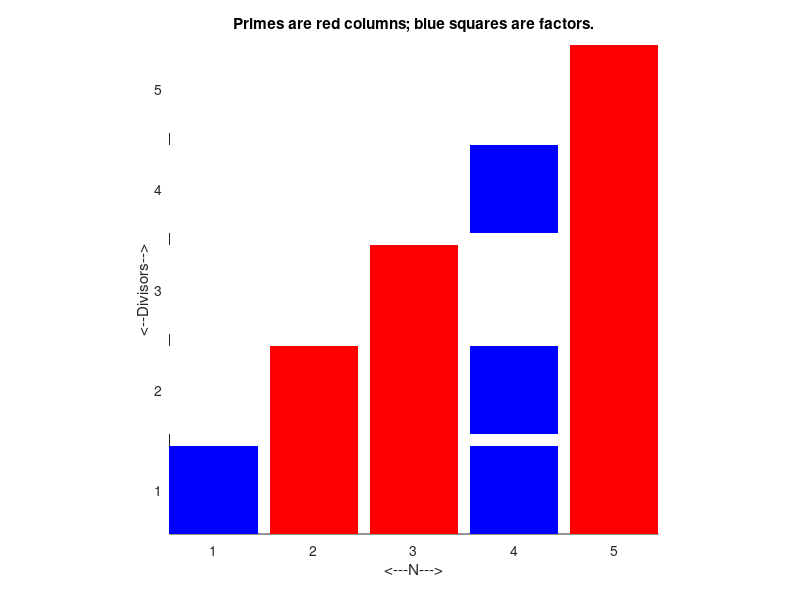

This figure's MATLAB source:
function prime_plot ( n_max )

%*****************************************************************************80
%
%% prime_plot() makes a box plot of primes.
%
%  Usage:
%
%    prime_plot ( n_max )
%
%  Licensing:
%
%    This code is distributed under the MIT license.
%
%  Modified:
%
%    02 June 2012
%
%  Author:
%
%    John Burkardt
%
%  Input:
%
%    integer N_MAX, the maximum number to be considered.
%
  fprintf ( 1, '\n' );
  fprintf ( 1, 'prime_plot():\n' );
  fprintf ( 1, '  Display primes and composite numbers.\n' );
  fprintf ( 1, '  If N is composite, Box (N,D) is blue if N is divisible by D.\n' );
  fprintf ( 1, '  If N is prime, Column (N,:) is red.\n' );
%
%  First argument is N_MAX.
%
  if ( nargin < 1 )
    fprintf ( 1, '\n' );
    n_max = input ( '  Enter N, the maximum number to check: ' );
  end

  clf ( );
%
%  Every box starts out WHITE.
%
  for n = 1 : n_max

    for d = 1 : n_max

      x1 = n - 0.44;
      x2 = n + 0.44;
      y1 = d - 0.44;
      y2 = d + 0.44;

      patch ( [ x1, x2, x2, x1 ], [ y1, y1, y2, y2 ], 'w', 'EdgeColor', 'none' );

    end
    
  end
%
%  By convention, 1 is NOT a prime!
%
  n = 1;
  d = 1;

  x1 = n - 0.44;
  x2 = n + 0.44;
  y1 = d - 0.44;
  y2 = d + 0.44;
  patch ( [ x1, x2, x2, x1 ], [ y1, y1, y2, y2 ], 'b', 'EdgeColor', 'none' );

  for n = 2 : n_max

    prime = 1;

    d = 1;

    for d = 2 : min ( n_max, n - 1 )

      if ( mod ( n, d ) == 0 )
        x1 = n - 0.44;
        x2 = n + 0.44;
        y1 = d - 0.44;
        y2 = d + 0.44;
        patch ( [ x1, x2, x2, x1 ], [ y1, y1, y2, y2 ], 'b', 'EdgeColor', 'none' );
        prime = 0;
      end

    end

    d = n;

    if ( prime )
      x1 = n - 0.44;
      x2 = n + 0.44;
      y1 = 1 - 0.44;
      y2 = d + 0.44;
      patch ( [ x1, x2, x2, x1 ], [ y1, y1, y2, y2 ], 'r', 'EdgeColor', 'none' );  
    else
      x1 = n - 0.44;
      x2 = n + 0.44;
      y1 = d - 0.44;
      y2 = d + 0.44;
      patch ( [ x1, x2, x2, x1 ], [ y1, y1, y2, y2 ], 'b', 'EdgeColor', 'none' );  
      x1 = n - 0.44;
      x2 = n + 0.44;
      y1 = 1 - 0.44;
      y2 = 1 + 0.44;
      patch ( [ x1, x2, x2, x1 ], [ y1, y1, y2, y2 ], 'b', 'EdgeColor', 'none' );  
    end

  end

  xlabel ( '<---N--->' );
  ylabel ( '<--Divisors-->' );
  title ( 'Primes are red columns; blue squares are factors.' );

  axis ( [ 0.5, n + 0.5, 0.5, n + 0.5 ] );
  axis ( 'equal' );
  axis ( 'square' );
  axis ( 'tight' );

  filename = 'prime_plot.png';
  print ( '-dpng', filename );
  fprintf ( 1, '\n' );
  fprintf ( 1, '  Plot saved in file "%s".\n', filename );
%
%  Terminate.
%
  fprintf ( 1, '\n' );
  fprintf ( 1, 'prime_plot():\n' );
  fprintf ( 1, '  Normal end of execution.\n' );

  return
end
